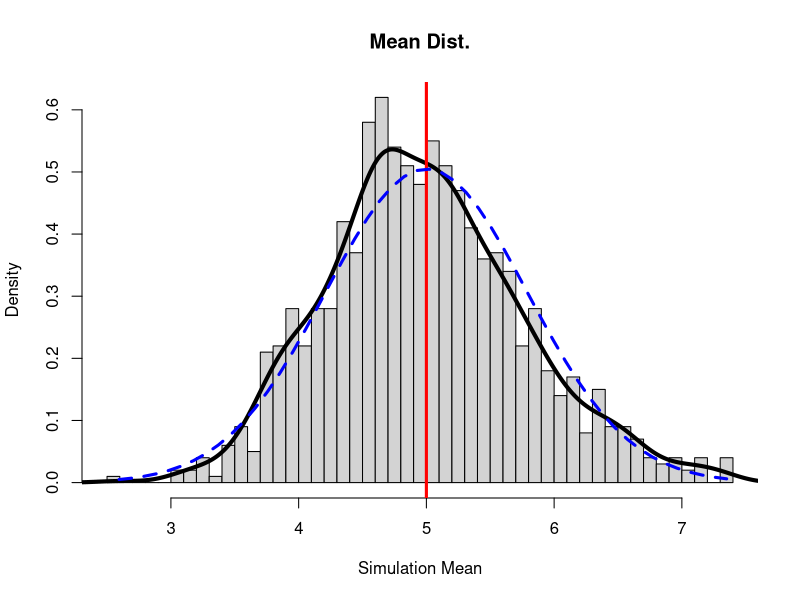
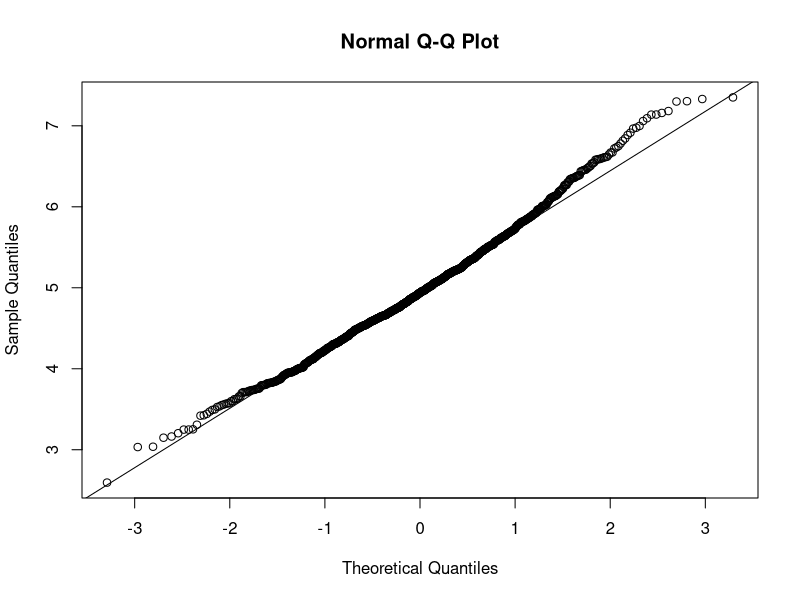

Write R code to recreate these figures, in order.
#' ---
#' title: "Statistical Inference Project 1"
#' author: "Dennis Oriaifo"
#' date: "June 25th, 2017"
#' ---

rm(list=ls())
cat('\014')
library(knitr)
library(plyr)
library(ggplot2)

# Build dataset
set.seed(625)
n = 40
lambda = 0.2
multiples = 1000

# Define simulation set
sim = matrix(data=rexp(n=40 * 1000, rate = .2),1000,40)
means = rowMeans(sim)

# Define variables for calculations and graphing
# Simulation set variables
simMean = mean(means)
simSD = sd(simMean)
simVar = var(means)
simInterval = round(mean(means) + c(-1,1)*1.96*sd(means)/sqrt(n),3)

# Theoretical set variables
TheoreticalMean = 1/lambda
TheoreticalSD = sd(TheoreticalMean)
TheoreticalVar = (1/lambda)^2/n
TheoreticalInterval = TheoreticalMean + c(-1,1) * 1.96 * sqrt(TheoreticalVar)/sqrt(n)

# Difference two means 
simMean - TheoreticalMean

# Looking at the theoretical confidence interval
tConfInterval =  TheoreticalMean + c(-1,1)*1.96 * TheoreticalInterval/n
tConfInterval

# Looking at simulation confidence interval
sConfInterval = simMean + c(-1,1) * 1.96 * simInterval/n
sConfInterval

# The distribution is not normally distributed

# Question 3: Show that the distribution is approximately normal.
hist(means,  xlab="Simulation Mean", ylab = "Density", main="Mean Dist.", breaks=n, prob=TRUE)
lines(density(means),lwd=4)
abline(v = TheoreticalMean, col = "red", lty = 1,lwd=3)
x_fit = seq(min(means), max(means), length = 50)
y_fit = dnorm(x_fit, mean = TheoreticalMean, sd = (TheoreticalMean/sqrt(n)))
lines(x_fit, y_fit, pch = 50, col = "blue", lty = 2,lwd=3)

# Plotting theoretical quantiles 
summary(means)
qqnorm(means)
qqline(means)
